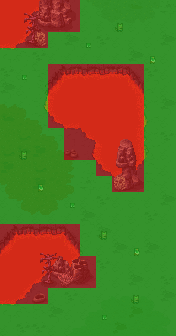

Rendered tile map (Tiled .tmx) drawn with the repository's tilesets; below, a short description and the full map source, tile grids included:
An orthogonal 11x21 tile map with 16x16 px tiles, 8 tile layers (Tile Layer 4, Tile Layer 5, Tile Layer 6, Tile Layer 7, ...).

<map version="1.5" tiledversion="2021.02.15" orientation="orthogonal" renderorder="left-down" width="11" height="21" tilewidth="16" tileheight="16" infinite="0" nextlayerid="15" nextobjectid="1">
 <tileset firstgid="1" source="../world_tiles/tileset.tsx" />
 <layer id="10" name="Tile Layer 4" width="11" height="21">
  <data encoding="csv">
12612,12201,12202,12809,12809,12809,12809,12809,12809,12809,12809,
12614,12301,12302,12809,12809,12809,12809,12809,12809,12809,12809,
12714,12715,12716,12809,12809,12809,12809,12809,12809,12809,12809,
12814,12815,12816,12809,12809,12809,12809,12809,12809,12809,12809,
12809,12809,12109,12110,12111,12112,12113,12114,12115,12809,12809,
12809,12809,12209,12210,12612,12612,12612,12612,12215,12116,12809,
12809,12809,12309,12310,12612,12612,12612,12612,12401,12402,12809,
12809,12809,12709,12710,12106,12107,12612,12612,12315,12316,12809,
12809,12809,12809,12810,12206,12207,12208,12612,12415,12416,12809,
12809,12809,12809,12809,12809,12307,12308,12612,12515,12516,12809,
12809,12809,12809,12809,12809,12709,12710,12711,12715,12716,12809,
12809,12809,12809,12809,12809,12809,12810,12811,12815,12816,12809,
12809,12809,12809,12809,12809,12809,12809,12809,12809,12809,12809,
12809,12809,12809,12809,12809,12809,12809,12809,12809,12809,12809,
12110,12111,12112,12113,12115,12116,12809,12809,12809,12809,12809,
12210,12211,12212,12213,12215,12216,12809,12809,12809,12809,12809,
12612,12101,12102,12714,12715,12716,12809,12809,12809,12809,12809,
12614,12201,12202,12814,12815,12816,12809,12809,12809,12809,12809,
12714,12715,12716,12809,12809,12809,12809,12809,12809,12809,12809,
12814,12815,12816,12809,12809,12809,12809,12809,12809,12809,12809,
12809,12809,12809,12809,12809,12809,12809,12809,12809,12809,12809
</data>
 </layer>
 <layer id="11" name="Tile Layer 5" width="11" height="21">
  <data encoding="csv">
0,0,0,12828,0,14350,14351,14352,14430,14354,12927,
0,0,0,12927,0,14450,14451,14452,14453,14454,0,
0,0,0,0,12828,0,12730,0,0,0,12828,
0,0,12730,0,0,0,0,0,12828,0,0,
12730,0,0,0,0,0,0,0,0,12730,0,
12828,0,0,0,0,0,0,0,0,0,0,
12753,12754,12755,0,0,0,0,0,0,0,12828,
13230,12854,12855,0,0,0,0,0,0,0,0,
12953,13029,12854,12855,0,0,0,0,0,0,12730,
13029,13230,13128,12854,12855,0,0,0,0,0,0,
13128,12953,13029,12953,12955,0,0,0,0,0,0,
13151,12953,13128,13054,13055,12927,0,0,12828,0,0,
13150,13151,13152,13154,13155,0,12730,0,0,0,12828,
13250,13251,13252,13254,13255,12828,0,0,0,12730,0,
0,0,0,0,0,0,12828,0,0,0,0,
0,0,0,0,0,0,0,12828,0,12828,0,
0,0,0,0,0,0,12730,0,0,0,0,
0,0,0,0,0,12828,0,0,12828,0,12730,
0,0,0,0,12730,14550,14551,14552,14553,14554,12828,
0,0,0,12828,14550,14650,14651,14652,14928,14654,14655,
0,12730,12730,0,14650,14651,14752,14928,14753,14754,14755
</data>
 </layer>
 <layer id="12" name="Tile Layer 6" width="11" height="21">
  <data encoding="csv">
0,0,12472,12473,12474,0,0,0,0,0,0,
0,0,12572,12573,12574,0,0,0,0,0,0,
0,0,13561,0,0,0,0,0,0,0,0,
0,0,0,0,0,0,0,0,0,0,0,
0,0,0,0,0,0,0,0,0,0,0,
0,0,0,0,0,0,0,0,0,0,0,
0,0,0,0,0,0,0,0,0,0,0,
0,0,0,0,0,0,0,0,0,0,0,
0,0,0,0,0,0,0,12873,12874,0,0,
0,0,0,0,0,0,0,12973,12974,0,0,
0,0,0,0,0,0,0,13073,13074,0,0,
0,0,0,0,0,0,0,13173,13174,0,0,
0,0,0,0,0,0,0,0,0,0,0,
0,0,0,0,0,0,0,0,0,0,0,
0,0,0,0,0,0,0,0,0,0,0,
0,0,0,0,0,0,0,0,0,0,0,
0,0,0,12364,12365,0,0,0,0,0,0,
0,0,0,12464,12465,0,0,0,0,0,0,
0,0,0,0,0,0,0,0,0,0,0,
0,0,0,0,0,0,0,0,0,0,0,
0,0,0,0,0,0,0,0,0,0,0
</data>
 </layer>
 <layer id="13" name="Tile Layer 7" width="11" height="21">
  <data encoding="csv">
0,12863,12864,0,0,0,0,0,0,0,0,
0,12963,12964,0,0,0,0,0,0,0,0,
0,13063,13064,0,0,0,0,0,0,0,0,
0,0,0,0,0,0,0,0,0,0,0,
0,0,0,0,0,0,0,0,0,0,0,
0,0,0,0,0,0,0,0,0,0,0,
0,0,0,0,0,0,0,0,0,0,0,
0,0,0,0,0,0,0,0,0,0,0,
0,0,0,0,0,0,0,0,0,0,0,
0,0,0,0,0,0,0,0,0,0,0,
0,0,0,0,0,0,0,0,0,0,0,
0,0,0,0,0,0,0,13561,0,0,0,
0,0,0,0,0,0,0,0,0,0,0,
0,0,0,0,0,0,0,0,0,0,0,
0,0,0,0,0,0,0,0,0,0,0,
0,0,12863,12864,0,0,0,0,0,0,0,
0,0,12963,12964,12359,12360,0,0,0,0,0,
0,0,13063,13064,12459,12460,0,0,0,0,0,
0,0,0,0,0,0,0,0,0,0,0,
0,0,0,0,0,0,0,0,0,0,0,
0,0,0,0,0,0,0,0,0,0,0
</data>
 </layer>
 <layer id="14" name="Tile Layer 8" width="11" height="21">
  <data encoding="csv">
0,0,0,0,0,0,0,0,0,0,0,
0,0,0,0,0,0,0,0,0,0,0,
0,0,0,0,0,0,0,0,0,0,0,
0,0,0,0,0,0,0,0,0,0,0,
0,0,0,0,0,0,0,0,0,0,0,
0,0,0,0,0,0,0,0,0,0,0,
0,0,0,0,0,0,0,0,0,0,0,
0,0,0,0,0,0,0,0,0,0,0,
0,0,0,0,0,0,0,0,0,0,0,
0,0,0,0,0,0,0,0,0,0,0,
0,0,0,0,0,0,0,0,0,0,0,
0,0,0,0,0,0,0,0,0,0,0,
0,0,0,0,0,0,0,0,0,0,0,
0,0,0,0,0,0,0,0,0,0,0,
0,0,0,0,0,0,0,0,0,0,0,
0,0,0,0,0,0,0,0,0,0,0,
0,0,0,0,0,0,0,0,0,0,0,
0,0,0,13464,13465,0,0,0,0,0,0,
0,0,0,0,0,0,0,0,0,0,0,
0,0,0,0,0,0,0,0,0,0,0,
0,0,0,0,0,0,0,0,0,0,0
</data>
 </layer>
 <layer id="7" name="anim" width="11" height="21">
  <data encoding="csv">
0,0,0,0,0,0,0,0,0,0,0,
0,0,0,0,0,0,0,0,0,0,0,
0,0,0,0,0,0,0,0,0,0,0,
0,0,0,0,0,0,0,0,0,0,0,
0,0,0,0,0,0,0,0,0,0,0,
0,0,0,0,0,0,0,0,0,0,0,
0,0,0,0,0,0,0,0,0,0,0,
0,0,0,0,0,0,0,0,0,0,0,
0,0,0,0,0,0,0,0,0,0,0,
0,0,0,0,15429,0,0,0,0,0,0,
0,0,0,0,0,0,0,0,0,0,0,
0,0,0,0,0,0,0,0,0,0,0,
0,0,0,0,0,0,0,0,0,0,0,
0,0,0,0,0,0,0,0,0,0,0,
0,0,0,0,0,0,0,0,0,0,0,
0,0,0,0,0,0,0,0,0,0,0,
0,0,0,0,0,0,0,0,0,0,0,
0,0,0,0,0,0,0,0,0,0,0,
0,0,15628,0,0,0,0,0,0,0,0,
0,0,0,0,0,0,0,0,0,0,0,
0,0,0,0,0,0,0,0,0,0,0
</data>
 </layer>
 <layer id="8" name="characters" width="11" height="21">
  <data encoding="csv">
0,0,0,0,0,0,0,0,0,0,0,
0,0,0,0,0,0,0,15606,0,0,0,
0,0,0,0,0,15507,0,0,0,0,0,
0,0,0,0,0,0,0,0,0,15406,0,
0,15507,0,0,0,0,0,0,0,0,0,
0,0,0,0,0,0,0,0,0,0,0,
0,0,0,0,0,0,0,0,0,0,0,
0,0,0,0,0,0,0,0,0,0,0,
0,0,0,0,0,0,0,0,0,0,0,
0,15606,0,0,0,0,0,0,0,0,0,
0,0,0,0,0,0,0,0,0,0,0,
0,0,15406,0,0,0,0,0,0,0,0,
0,0,0,0,15507,0,0,0,0,0,0,
0,0,0,0,0,0,0,0,0,0,0,
0,0,0,0,0,0,15606,0,0,0,0,
0,0,0,0,0,0,0,0,15406,0,0,
0,0,0,0,0,0,0,0,0,0,0,
0,0,0,0,0,0,0,0,0,0,0,
0,0,0,0,0,0,0,0,15606,0,0,
0,0,0,0,0,0,15507,0,0,0,0,
0,0,0,0,0,0,0,0,0,0,0
</data>
 </layer>
 <layer id="9" name="walkable" width="11" height="21">
  <data encoding="csv">
15437,15437,15437,15437,15437,15537,15537,15537,15537,15537,15537,
15437,15437,15437,15437,15437,15537,15537,15537,15537,15537,15537,
15437,15437,15437,15537,15537,15537,15537,15537,15537,15537,15537,
15537,15537,15537,15537,15537,15537,15537,15537,15537,15537,15537,
15537,15537,15537,15437,15437,15437,15437,15437,15437,15537,15537,
15537,15537,15537,15437,15437,15437,15437,15437,15437,15537,15537,
15537,15537,15537,15437,15437,15437,15437,15437,15437,15537,15537,
15537,15537,15537,15437,15437,15437,15437,15437,15437,15537,15537,
15537,15537,15537,15537,15437,15437,15437,15437,15437,15537,15537,
15537,15537,15537,15537,15437,15437,15437,15437,15437,15537,15537,
15537,15537,15537,15537,15537,15537,15437,15437,15437,15537,15537,
15537,15537,15537,15537,15537,15537,15537,15437,15437,15537,15537,
15537,15537,15537,15537,15537,15537,15537,15537,15537,15537,15537,
15537,15537,15537,15537,15537,15537,15537,15537,15537,15537,15537,
15437,15437,15437,15437,15437,15537,15537,15537,15537,15537,15537,
15437,15437,15437,15437,15437,15537,15537,15537,15537,15537,15537,
15437,15437,15437,15437,15437,15437,15537,15537,15537,15537,15537,
15437,15437,15437,15437,15437,15437,15537,15537,15537,15537,15537,
15437,15437,15437,15537,15537,15537,15537,15537,15537,15537,15537,
15537,15537,15537,15537,15537,15537,15537,15537,15537,15537,15537,
15537,15537,15537,15537,15537,15537,15537,15537,15537,15537,15537
</data>
 </layer>
</map>
